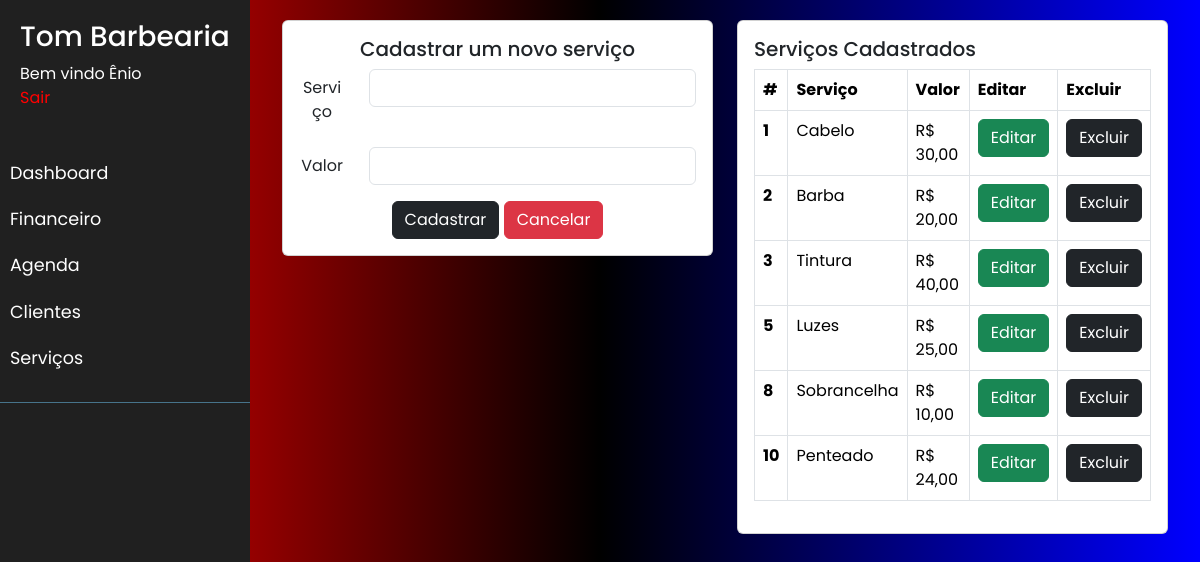
/servicos (signed in), run on an earlier commit of the app's database.
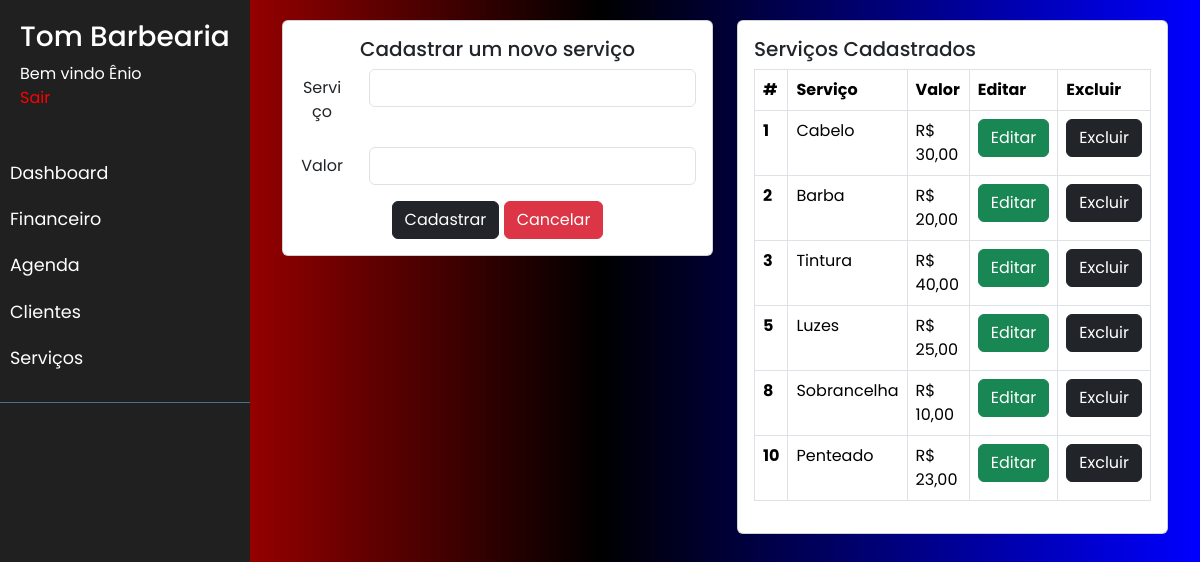
And on a later commit of the database.
### app/models.py (models this page shows, shortened)
class Servicos(db.Model, UserMixin):
    __tablename__= 'servicos'
    id_servicos = db.Column(db.Integer, primary_key =True, autoincrement = True)
    nome = db.Column(db.String, nullable = False)
    preco = db.Column(db.String, nullable = False)

### main.py (the view, shortened to what this page needs)
@app.route("/servicos", methods=['GET', 'POST'])
def servicos():
    servicos = Servicos.query.all()
    return render_template("servicos.html",servicos=servicos)

### app/models.py (called while the page is built)
@login_manager.user_loader
def get_user(user_id):
    return User.query.filter_by(id=user_id).first()

### app/templates/servicos.html (shortened to what the changed rows need)
<!DOCTYPE html>
<html lang="pt-BR">
<head>
  <link rel="stylesheet" type="text/css" href="{{ url_for('static',filename='node_modules/bootstrap/dist/css/bootstrap.css') }}">
  <link rel="stylesheet" type="text/css" href="{{ url_for('static',filename='sidemenu.css') }}">
</head>
<body>
  {% if current_user.is_authenticated %}
  <div class="wrapper">
    <div id="content">
      <div class="container-fluid">
        <div class="row">
          <div class="col-sm-6">
            <div class="card">
              <div class="card-body">
                <table class="table table-hover table-bordered">
                  <thead>
                    <tr>
                      <th scope="col">#</th>
                      <th scope="col">Serviço</th>
                      <th scope="col">Valor</th>
                      <th scope="col">Editar</th>
                      <th scope="col">Excluir</th>
                    </tr>
                  </thead>
                  {% for servico in servicos %}
                  <tbody>
                    <tr>
                      <th scope="row">{{ servico.id_servicos }}</th>
                      <td>{{ servico.nome }}</td>
                      <td>R$ {{ servico.preco }},00</td>
                      <td><a class="btn btn-success" id="btnAtualizar" href="/atualizarServicos/{{ servico.id_servicos }}">Editar</a></td>
                      <td><a class="btn btn-dark" id="btnExcluir" href="/excluirservico/{{ servico.id_servicos }}">Excluir</a></td>
                    </tr>
                  </tbody>
                  {% endfor %}
                </table>
              </div>
            </div>
          </div>
        </div>
      </div>
    </div>
  </div>
  {% else %}
            <div>
                <h1>Visitante</h1>
                <p>Bem Vindo, faça login para poder acessar o menu.</p>
                <a href="{{ url_for('login') }}"><button class="btn btn-dark" type="button" value ="login">Login</button></a>
            </div>
  {% endif %}
    <link rel= "stylesheet" type= "text/css" href= "{{ url_for('static',filename='estilo.css') }}">
    <link rel="stylesheet" type="text/css" href="{{ url_for('static',filename='node_modules/bootstrap/dist/css/bootstrap.css') }}">
    <link rel="stylesheet" type="text/css" href="{{ url_for('static',filename='sidemenu.css') }}">
</body>
</html>

What changed in the data, as far as the page shows it:
changed Servicos "Penteado": preco "24" → "23"
